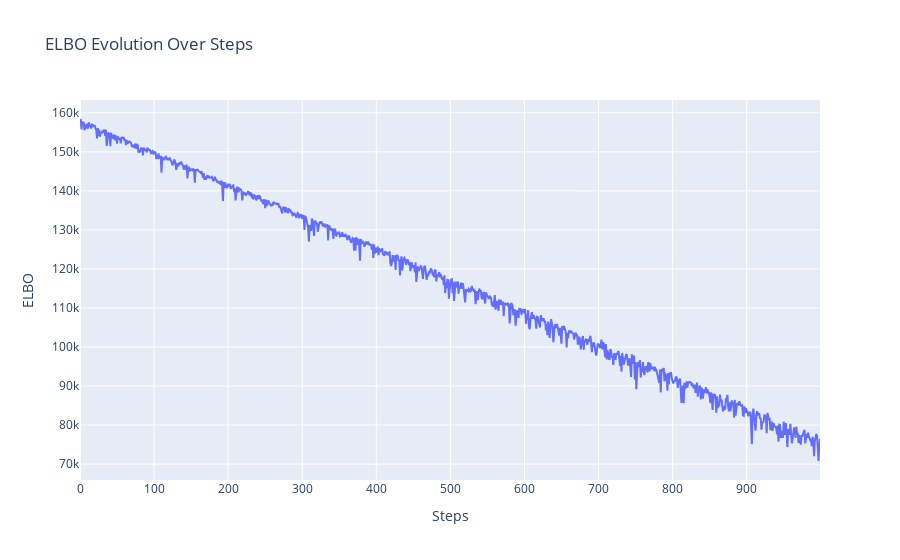

The notebook cell this image was saved under:
### Code cell
# create a trace for the ELBO values
trace = go.Scatter(y=elbo_values, mode="lines", name="ELBO values")

layout = go.Layout(
    title="ELBO Evolution Over Steps",
    xaxis=dict(title="Steps"),
    yaxis=dict(title="ELBO"),
)

fig = go.Figure(data=[trace], layout=layout)

fig.show()

### Figure 1 — Plotly figure (JSON) as saved in the notebook; plotly's stock layout.template omitted (floating-point values rounded to 4 significant figures; data arrays with more than 128 entries replaced by an {"elided": "..."} marker saying what was removed)
{"data": [{"mode": "lines", "name": "ELBO values", "type": "scatter", "y": {"elided": "1000 float values"}}], "layout": {"title": {"text": "ELBO Evolution Over Steps"}, "xaxis": {"title": {"text": "Steps"}}, "yaxis": {"title": {"text": "ELBO"}}}}
